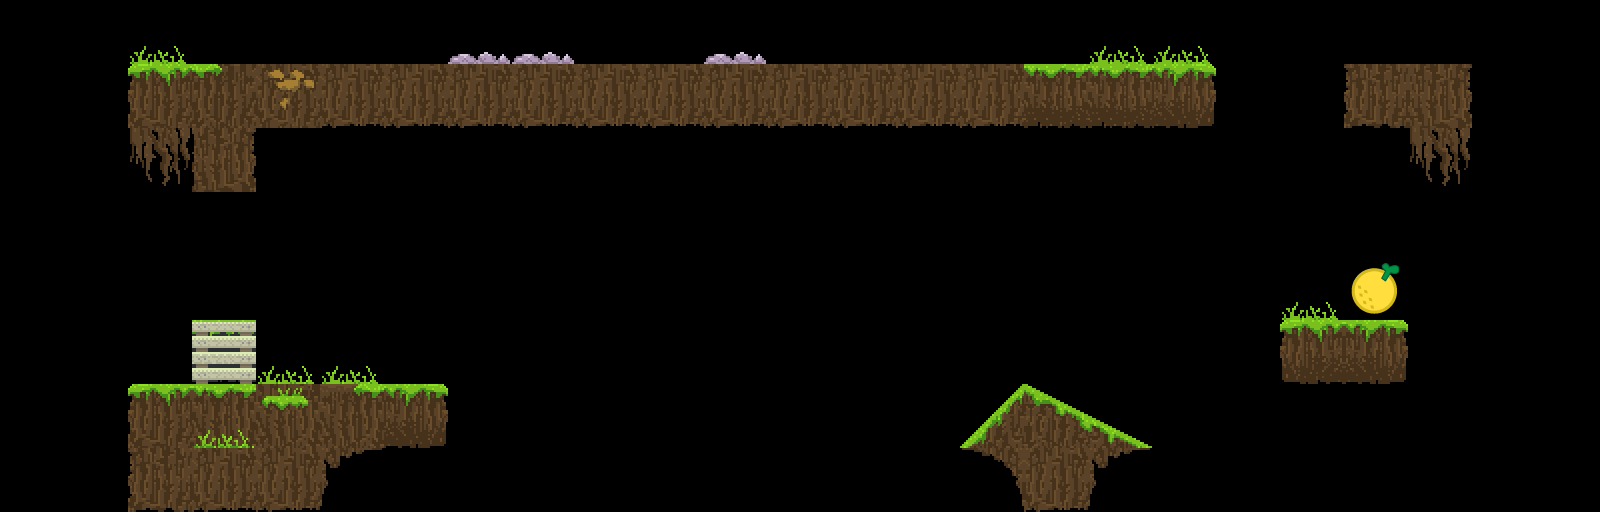

A 2D game scene composited from a Tiled map and its tileset images. What follows is a short description and the map's XML, with each tile layer's data collapsed to a summary:
An orthogonal 25x8 tile map with 64x64 px tiles, 1 tile layer (map), 3 tilesets and 15 objects (start, end, powerup).

<map version="1.0" orientation="orthogonal" renderorder="right-down" width="25" height="8" tilewidth="64" tileheight="64" nextobjectid="19">
 <tileset firstgid="1" source="../tilesets/MyTiles_64x64.tsx" />
 <tileset firstgid="65" name="endTile" tilewidth="64" tileheight="64" tilecount="1" columns="1">
  <image source="../tilesets/endTile.png" width="65" height="65" />
 </tileset>
 <tileset firstgid="66" name="Tiles_64x64" tilewidth="64" tileheight="64" tilecount="64" columns="8">
  <image source="../tilesets/Tiles_64x64.png" width="512" height="512" />
 </tileset>
 <layer name="map" width="25" height="8">
  <data>[200 cells, 50 non-empty, 23 distinct tile ids]</data>
 </layer>
 <objectgroup name="ground">
  <object id="1" x="128" y="64" width="1088" height="64" />
  <object id="3" x="128" y="128" width="128" height="64" />
  <object id="4" x="128" y="384" width="320" height="64" />
  <object id="5" x="128" y="448" width="192" height="64" />
  <object id="6" x="1024" y="448" width="64" height="64" />
  <object id="7" x="1280" y="320" width="128" height="64" />
  <object id="8" x="1344" y="64" width="128" height="64" />
  <object id="9" x="1408" y="128" width="64" height="64" />
  <object id="10" x="320" y="448">
   <polygon points="0,0 61.9644,0.377369 16.7318,19.4038 0.218265,59.9696" />
  </object>
  <object id="11" x="960" y="448">
   <polygon points="0,0 64,-64 192,0" />
  </object>
  <object id="12" x="1088" y="448">
   <polygon points="0,0 64,0 19.3151,12.9726 0.18962,57.7622" />
  </object>
  <object id="13" x="1024" y="448">
   <polygon points="0,0 -64,0 -18.0335,16.8958 0,64" />
  </object>
 </objectgroup>
 <objectgroup name="positions">
  <object id="14" name="start" x="192" y="320" width="64" height="64" />
  <object id="15" name="end" x="1344" y="256" width="64" height="64" />
 </objectgroup>
 <objectgroup name="objects">
  <object id="18" type="powerup" x="448" y="128" width="64" height="64">
   <properties>
    <property name="class" value="gravity" />
   </properties>
  </object>
 </objectgroup>
</map>
